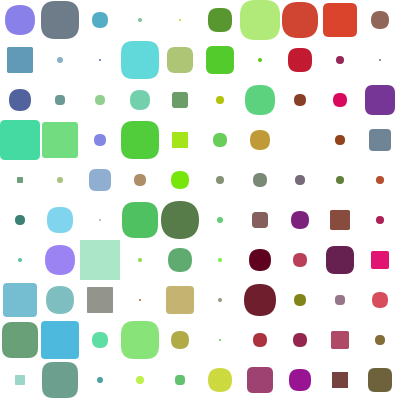
Frame 1 (no input)
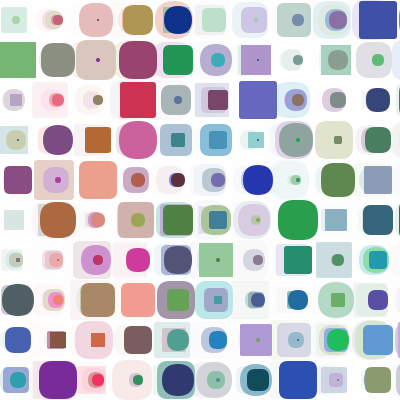
Frame 60 (the mouse pressed at the canvas centre just before this capture)
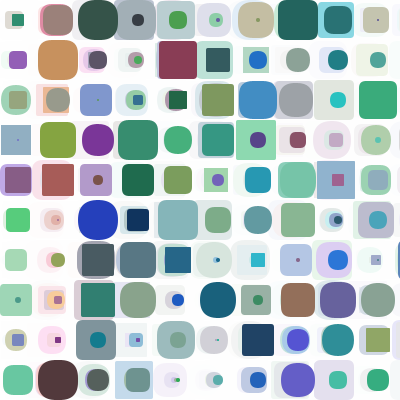
Frame 120 (the mouse held since frame 60 and released just before this capture)

The Processing sketch that drew these frames (run headless with seeded random() and noise(); from frame 60 on, the mouse is pressed at the canvas centre):

// Processing sketch: processing_112150
// ── processing_112150.pde

//Processing Composition

final int compositionSideLength = 400;
final int sideDivisor = 10;
final int stepsToClear = 30;
int offset = 0;

int colorIdx = 0;
SteppableColor[] theColors;

void setup() {
  
  theColors = new SteppableColor[100];
  
  for (int i = 0; i < theColors.length; ++i) { 
    SteppableColor theColor;
    if (i == 0) theColor = new SteppableColor(0x6BBCDC);
    else {
      SteppableColor oldColor = theColors[i-1];
      oldColor.increment(2);
      theColor = new SteppableColor(oldColor.getColor());
    } 
    theColors[i] = theColor;
  }
  
  size(400,400);
  smooth(); //anti-alias
  background(255);
  noStroke();
  frameRate(10);
}



color randomColor() {
  
 color colorToAverage = theColors[colorIdx].getColor(); 
  
 int r = round((red(colorToAverage) + random(0xFF)) / 2.f);
 int g = round((green(colorToAverage) + random(0xFF)) / 2.f);
 int b = round((blue(colorToAverage) + random(0xFF)) / 2.f);
 
 return color(r,g,b);
}

void draw() {
 
  int boxSize = compositionSideLength / sideDivisor;
  
  fill(0xFF, 120);
  rect(0, 0, compositionSideLength, compositionSideLength);
 
  for (int i = 0; i < sideDivisor; ++i) {
    for (int j = 0; j < sideDivisor; ++j) {
       theColors[colorIdx].increment();
       fill(randomColor());
       int randomInset = round(random(0.f,boxSize/2.f));
       int cornerRadius = round(random(0.f,boxSize/2.f));
       int xPos = ((i * boxSize) + randomInset + offset) % compositionSideLength;
       rect(xPos, (j * boxSize)+randomInset, boxSize - (2*randomInset), boxSize - (2*randomInset), cornerRadius);
    }
  }
 
 
  offset = (offset + 2) % boxSize;
  
  colorIdx = (colorIdx + 1) % theColors.length;
  
}
class SteppableColor {
  color _color;

  SteppableColor(color startColor) {
    _color = startColor;
  }

  void increment(int amt) {
    float r = (red(_color) +amt) % 256;
    float g = (green(_color) + amt) % 256;
    float b = (blue(_color) + amt) % 256;
    _color = color(r, g, b);
  }

  void increment() {
    increment(1);
  }
  
  color getColor() {
    return _color;
  }
}
